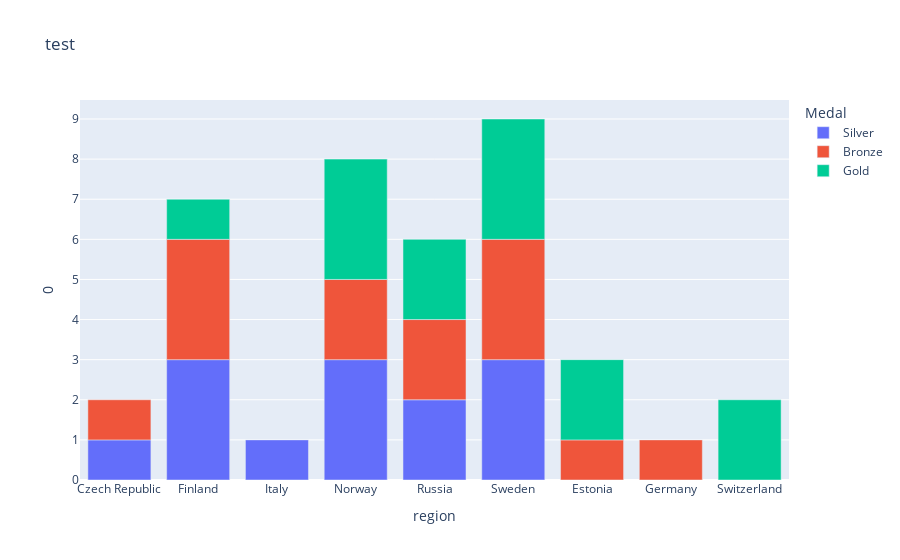

This figure's notebook cell:
### Code cell
fig = px.bar(men_10_kilometers_new_df, x="region", y=0, color="Medal", title="test")
fig.show()

### Figure 1 — Plotly figure (JSON) as saved in the notebook; plotly's stock layout.template omitted (floating-point values rounded to 4 significant figures)
{"data": [{"alignmentgroup": "True", "hovertemplate": "Medal=Silver<br>region=%{x}<br>0=%{y}<extra></extra>", "legendgroup": "Silver", "marker": {"color": "#636efa", "pattern": {"shape": ""}}, "name": "Silver", "offsetgroup": "Silver", "orientation": "v", "showlegend": true, "textposition": "auto", "type": "bar", "x": ["Czech Republic", "Finland", "Italy", "Norway", "Russia", "Sweden"], "xaxis": "x", "y": [1, 3, 1, 3, 2, 3], "yaxis": "y"}, {"alignmentgroup": "True", "hovertemplate": "Medal=Bronze<br>region=%{x}<br>0=%{y}<extra></extra>", "legendgroup": "Bronze", "marker": {"color": "#EF553B", "pattern": {"shape": ""}}, "name": "Bronze", "offsetgroup": "Bronze", "orientation": "v", "showlegend": true, "textposition": "auto", "type": "bar", "x": ["Czech Republic", "Estonia", "Finland", "Germany", "Norway", "Russia", "Sweden"], "xaxis": "x", "y": [1, 1, 3, 1, 2, 2, 3], "yaxis": "y"}, {"alignmentgroup": "True", "hovertemplate": "Medal=Gold<br>region=%{x}<br>0=%{y}<extra></extra>", "legendgroup": "Gold", "marker": {"color": "#00cc96", "pattern": {"shape": ""}}, "name": "Gold", "offsetgroup": "Gold", "orientation": "v", "showlegend": true, "textposition": "auto", "type": "bar", "x": ["Estonia", "Finland", "Norway", "Russia", "Sweden", "Switzerland"], "xaxis": "x", "y": [2, 1, 3, 2, 3, 2], "yaxis": "y"}], "layout": {"barmode": "relative", "legend": {"title": {"text": "Medal"}, "tracegroupgap": 0}, "title": {"text": "test"}, "xaxis": {"anchor": "y", "domain": [0, 1], "title": {"text": "region"}}, "yaxis": {"anchor": "x", "domain": [0, 1], "title": {"text": "0"}}}}
